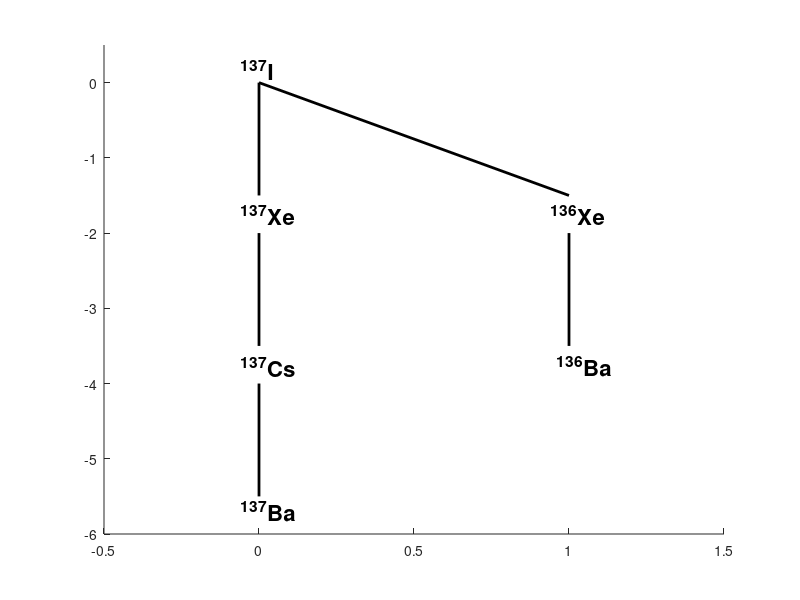

The MATLAB script that drew this image:
lg=2;
tpnt=[0 0];
bpnt=[0 -lg];

yek = figure(1);
set(yek,'Name','Iodine 137 Full Decay Chart','NumberTitle','off')
axis([-0.5 1.5 -6 0.5]);
hold on;

plot([tpnt(1) bpnt(1)], ...
    [tpnt(2) 0.75*bpnt(2)], ...
    'k','LineWidth',2);
plot([tpnt(1) bpnt(1)], ...
    [bpnt(2) 1.75*bpnt(2)], ...
    'k','LineWidth',2);
plot([tpnt(1) bpnt(1)], ...
    [2*bpnt(2) 2.75*bpnt(2)], ...
    'k','LineWidth',2);
plot([tpnt(1) -0.5*(bpnt(2))], ...
    [tpnt(2) 0.75*bpnt(2)], ...
    'k','LineWidth',2);
plot([-0.5*(bpnt(2)) -0.5*(bpnt(2))], ...
    [bpnt(2) 1.75*bpnt(2)], ...
    'k','LineWidth',2);
hold off;

text((-0.06+tpnt(1)),(0.18+tpnt(2)),'^{137}I','FontSize',16, ...
    'FontWeight','bold');
text((-0.06+tpnt(1)),(0.25+bpnt(2)),'^{137}Xe','FontSize',16, ...
    'FontWeight','bold');
text((-0.06+tpnt(1)),2.15*(0.25+bpnt(2)),'^{137}Cs','FontSize',16, ...
    'FontWeight','bold');
text((-0.06+tpnt(1)),3.25*(0.25+bpnt(2)),'^{137}Ba','FontSize',16, ...
    'FontWeight','bold');
text((0.94+tpnt(1)),(0.25+bpnt(2)),'^{136}Xe','FontSize',16, ...
    'FontWeight','bold');
text((0.96+tpnt(1)),2.15*(0.25+bpnt(2)),'^{136}Ba','FontSize',16, ...
    'FontWeight','bold');